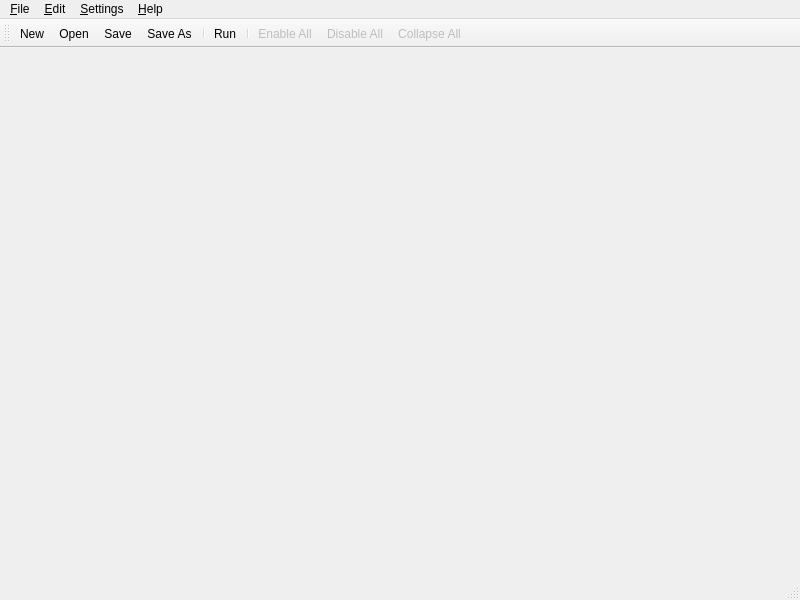
<?xml version="1.0" encoding="UTF-8"?>
<ui version="4.0">
 <class>MainWindow</class>
 <widget class="QMainWindow" name="MainWindow">
  <property name="geometry">
   <rect>
    <x>0</x>
    <y>0</y>
    <width>800</width>
    <height>600</height>
   </rect>
  </property>
  <property name="windowTitle">
   <string>GROOPS</string>
  </property>
  <property name="windowIcon">
   <iconset resource="../resources/icons.qrc">
    <normaloff>:/icons/scalable/groops.svg</normaloff>:/icons/scalable/groops.svg</iconset>
  </property>
  <widget class="QWidget" name="centralWidget"/>
  <widget class="QMenuBar" name="menuBar">
   <property name="geometry">
    <rect>
     <x>0</x>
     <y>0</y>
     <width>800</width>
     <height>20</height>
    </rect>
   </property>
   <widget class="QMenu" name="menuFile">
    <property name="title">
     <string>&amp;File</string>
    </property>
    <addaction name="fileNewAction"/>
    <addaction name="fileOpenAction"/>
    <addaction name="fileReOpenAction"/>
    <addaction name="fileOpenRecentAction"/>
    <addaction name="fileShowInManagerAction"/>
    <addaction name="separator"/>
    <addaction name="fileSaveAction"/>
    <addaction name="fileSaveAsAction"/>
    <addaction name="separator"/>
    <addaction name="fileRunAction"/>
    <addaction name="separator"/>
    <addaction name="fileCloseAction"/>
    <addaction name="fileCloseOtherAction"/>
    <addaction name="fileExitAction"/>
   </widget>
   <widget class="QMenu" name="menuEdit">
    <property name="title">
     <string>&amp;Edit</string>
    </property>
    <addaction name="separator"/>
    <addaction name="editCutAction"/>
    <addaction name="editCopyAction"/>
    <addaction name="editPasteAction"/>
    <addaction name="editPasteOverwriteAction"/>
    <addaction name="separator"/>
    <addaction name="editFindReplaceAction"/>
    <addaction name="editCollapseAllAction"/>
    <addaction name="separator"/>
    <addaction name="editAddAction"/>
    <addaction name="editRemoveAction"/>
    <addaction name="separator"/>
    <addaction name="editSetGlobalAction"/>
    <addaction name="separator"/>
    <addaction name="editSetLoopAction"/>
    <addaction name="editRemoveLoopAction"/>
    <addaction name="editSetConditionAction"/>
    <addaction name="editRemoveConditionAction"/>
    <addaction name="separator"/>
    <addaction name="editEnabledAction"/>
    <addaction name="editEnableAllAction"/>
    <addaction name="editDisableAllAction"/>
    <addaction name="separator"/>
    <addaction name="editRenameAction"/>
    <addaction name="editUpdateNameAction"/>
    <addaction name="editCommentAction"/>
    <addaction name="editOpenExternallyAction"/>
   </widget>
   <widget class="QMenu" name="menuSettings">
    <property name="title">
     <string>&amp;Settings</string>
    </property>
    <addaction name="settingsCommandAction"/>
    <addaction name="settingsPathAction"/>
    <addaction name="settingsFontAction"/>
   </widget>
   <widget class="QMenu" name="menuHelp">
    <property name="title">
     <string>&amp;Help</string>
    </property>
    <addaction name="helpShowDescriptionsAction"/>
    <addaction name="helpShowResultsAction"/>
    <addaction name="separator"/>
    <addaction name="helpOpenDocumentationAction"/>
    <addaction name="separator"/>
    <addaction name="helpAboutAction"/>
   </widget>
   <addaction name="menuFile"/>
   <addaction name="menuEdit"/>
   <addaction name="menuSettings"/>
   <addaction name="menuHelp"/>
  </widget>
  <widget class="QToolBar" name="mainToolBar">
   <property name="sizePolicy">
    <sizepolicy hsizetype="Preferred" vsizetype="Preferred">
     <horstretch>0</horstretch>
     <verstretch>0</verstretch>
    </sizepolicy>
   </property>
   <attribute name="toolBarArea">
    <enum>TopToolBarArea</enum>
   </attribute>
   <attribute name="toolBarBreak">
    <bool>false</bool>
   </attribute>
   <addaction name="fileNewAction"/>
   <addaction name="fileOpenAction"/>
   <addaction name="fileSaveAction"/>
   <addaction name="fileSaveAsAction"/>
   <addaction name="separator"/>
   <addaction name="fileRunAction"/>
   <addaction name="separator"/>
   <addaction name="editEnableAllAction"/>
   <addaction name="editDisableAllAction"/>
   <addaction name="editCollapseAllAction"/>
  </widget>
  <widget class="QStatusBar" name="statusBar"/>
  <action name="fileNewAction">
   <property name="icon">
    <iconset resource="../resources/icons.qrc">
     <normaloff>:/icons/scalable/document-new.svg</normaloff>:/icons/scalable/document-new.svg</iconset>
   </property>
   <property name="text">
    <string>New</string>
   </property>
   <property name="shortcut">
    <string>Ctrl+N</string>
   </property>
  </action>
  <action name="fileOpenAction">
   <property name="icon">
    <iconset resource="../resources/icons.qrc">
     <normaloff>:/icons/scalable/document-open.svg</normaloff>:/icons/scalable/document-open.svg</iconset>
   </property>
   <property name="text">
    <string>Open ...</string>
   </property>
   <property name="shortcut">
    <string>Ctrl+O</string>
   </property>
  </action>
  <action name="fileOpenRecentAction">
   <property name="icon">
    <iconset resource="../resources/icons.qrc">
     <normaloff>:/icons/scalable/document-open-recent.svg</normaloff>:/icons/scalable/document-open-recent.svg</iconset>
   </property>
   <property name="text">
    <string>Open Recent</string>
   </property>
   <property name="toolTip">
    <string>Open Recent</string>
   </property>
  </action>
  <action name="fileSaveAction">
   <property name="icon">
    <iconset resource="../resources/icons.qrc">
     <normaloff>:/icons/scalable/document-save.svg</normaloff>:/icons/scalable/document-save.svg</iconset>
   </property>
   <property name="text">
    <string>Save</string>
   </property>
   <property name="shortcut">
    <string>Ctrl+S</string>
   </property>
  </action>
  <action name="fileSaveAsAction">
   <property name="icon">
    <iconset resource="../resources/icons.qrc">
     <normaloff>:/icons/scalable/document-save-as.svg</normaloff>:/icons/scalable/document-save-as.svg</iconset>
   </property>
   <property name="text">
    <string>Save As ...</string>
   </property>
   <property name="toolTip">
    <string>Save As</string>
   </property>
  </action>
  <action name="fileReOpenAction">
   <property name="icon">
    <iconset resource="../resources/icons.qrc">
     <normaloff>:/icons/scalable/view-refresh.svg</normaloff>:/icons/scalable/view-refresh.svg</iconset>
   </property>
   <property name="text">
    <string>Reopen</string>
   </property>
   <property name="shortcut">
    <string>F5</string>
   </property>
  </action>
  <action name="fileRunAction">
   <property name="icon">
    <iconset resource="../resources/icons.qrc">
     <normaloff>:/icons/scalable/run.svg</normaloff>:/icons/scalable/run.svg</iconset>
   </property>
   <property name="text">
    <string>Run ...</string>
   </property>
   <property name="shortcut">
    <string>Ctrl+R</string>
   </property>
  </action>
  <action name="fileCloseAction">
   <property name="icon">
    <iconset resource="../resources/icons.qrc">
     <normaloff>:/icons/scalable/edit-delete.svg</normaloff>:/icons/scalable/edit-delete.svg</iconset>
   </property>
   <property name="text">
    <string>Close File</string>
   </property>
   <property name="shortcut">
    <string>Ctrl+W</string>
   </property>
  </action>
  <action name="fileExitAction">
   <property name="icon">
    <iconset resource="../resources/icons.qrc">
     <normaloff>:/icons/scalable/application-exit.svg</normaloff>:/icons/scalable/application-exit.svg</iconset>
   </property>
   <property name="text">
    <string>Quit</string>
   </property>
   <property name="shortcut">
    <string>Ctrl+Q</string>
   </property>
  </action>
  <action name="editCutAction">
   <property name="enabled">
    <bool>false</bool>
   </property>
   <property name="icon">
    <iconset resource="../resources/icons.qrc">
     <normaloff>:/icons/scalable/edit-cut.svg</normaloff>:/icons/scalable/edit-cut.svg</iconset>
   </property>
   <property name="text">
    <string>Cut</string>
   </property>
   <property name="shortcut">
    <string>Ctrl+X</string>
   </property>
  </action>
  <action name="editCopyAction">
   <property name="enabled">
    <bool>false</bool>
   </property>
   <property name="icon">
    <iconset resource="../resources/icons.qrc">
     <normaloff>:/icons/scalable/edit-copy.svg</normaloff>:/icons/scalable/edit-copy.svg</iconset>
   </property>
   <property name="text">
    <string>Copy</string>
   </property>
   <property name="shortcut">
    <string>Ctrl+C</string>
   </property>
  </action>
  <action name="editPasteAction">
   <property name="enabled">
    <bool>false</bool>
   </property>
   <property name="icon">
    <iconset resource="../resources/icons.qrc">
     <normaloff>:/icons/scalable/edit-paste.svg</normaloff>:/icons/scalable/edit-paste.svg</iconset>
   </property>
   <property name="text">
    <string>Paste</string>
   </property>
   <property name="shortcut">
    <string>Ctrl+V</string>
   </property>
  </action>
  <action name="editPasteOverwriteAction">
   <property name="enabled">
    <bool>false</bool>
   </property>
   <property name="icon">
    <iconset resource="../resources/icons.qrc">
     <normaloff>:/icons/scalable/edit-paste.svg</normaloff>:/icons/scalable/edit-paste.svg</iconset>
   </property>
   <property name="text">
    <string>Paste (Overwrite)</string>
   </property>
   <property name="shortcut">
    <string>Ctrl+Shift+V</string>
   </property>
  </action>
  <action name="editFindReplaceAction">
   <property name="icon">
    <iconset resource="../resources/icons.qrc">
     <normaloff>:/icons/scalable/edit-find-replace.svg</normaloff>:/icons/scalable/edit-find-replace.svg</iconset>
   </property>
   <property name="text">
    <string>Find/Replace</string>
   </property>
   <property name="shortcut">
    <string>Ctrl+F</string>
   </property>
  </action>
  <action name="editAddAction">
   <property name="enabled">
    <bool>false</bool>
   </property>
   <property name="icon">
    <iconset resource="../resources/icons.qrc">
     <normaloff>:/icons/scalable/edit-add.svg</normaloff>:/icons/scalable/edit-add.svg</iconset>
   </property>
   <property name="text">
    <string>Add</string>
   </property>
   <property name="shortcut">
    <string>Ctrl++</string>
   </property>
  </action>
  <action name="editRemoveAction">
   <property name="enabled">
    <bool>false</bool>
   </property>
   <property name="icon">
    <iconset resource="../resources/icons.qrc">
     <normaloff>:/icons/scalable/edit-delete.svg</normaloff>:/icons/scalable/edit-delete.svg</iconset>
   </property>
   <property name="text">
    <string>Delete ...</string>
   </property>
   <property name="shortcut">
    <string>Ctrl+-</string>
   </property>
  </action>
  <action name="editSetGlobalAction">
   <property name="enabled">
    <bool>false</bool>
   </property>
   <property name="icon">
    <iconset resource="../resources/icons.qrc">
     <normaloff>:/icons/scalable/link.svg</normaloff>:/icons/scalable/link.svg</iconset>
   </property>
   <property name="text">
    <string>Set Global ...</string>
   </property>
   <property name="toolTip">
    <string>Set Global</string>
   </property>
   <property name="shortcut">
    <string>Ctrl+G</string>
   </property>
  </action>
  <action name="editEnabledAction">
   <property name="checkable">
    <bool>true</bool>
   </property>
   <property name="checked">
    <bool>true</bool>
   </property>
   <property name="enabled">
    <bool>false</bool>
   </property>
   <property name="text">
    <string>Enabled</string>
   </property>
   <property name="shortcut">
    <string>Ctrl+E</string>
   </property>
  </action>
  <action name="editCommentAction">
   <property name="enabled">
    <bool>false</bool>
   </property>
   <property name="icon">
    <iconset resource="../resources/icons.qrc">
     <normaloff>:/icons/scalable/edit-comment.svg</normaloff>:/icons/scalable/edit-comment.svg</iconset>
   </property>
   <property name="text">
    <string>Edit Comment</string>
   </property>
   <property name="shortcut">
    <string>F4</string>
   </property>
  </action>
  <action name="settingsCommandAction">
   <property name="icon">
    <iconset resource="../resources/icons.qrc">
     <normaloff>:/icons/scalable/settings.svg</normaloff>:/icons/scalable/settings.svg</iconset>
   </property>
   <property name="text">
    <string>Commands ...</string>
   </property>
  </action>
  <action name="settingsPathAction">
   <property name="icon">
    <iconset resource="../resources/icons.qrc">
     <normaloff>:/icons/scalable/settings.svg</normaloff>:/icons/scalable/settings.svg</iconset>
   </property>
   <property name="text">
    <string>Default Paths and Files ...</string>
   </property>
   <property name="toolTip">
    <string>Default Paths and Files</string>
   </property>
  </action>
  <action name="settingsFontAction">
   <property name="enabled">
    <bool>false</bool>
   </property>
   <property name="icon">
    <iconset resource="../resources/icons.qrc">
     <normaloff>:/icons/scalable/settings.svg</normaloff>:/icons/scalable/settings.svg</iconset>
   </property>
   <property name="text">
    <string>Font</string>
   </property>
   <property name="visible">
    <bool>false</bool>
   </property>
  </action>
  <action name="helpShowDescriptionsAction">
   <property name="checkable">
    <bool>true</bool>
   </property>
   <property name="checked">
    <bool>true</bool>
   </property>
   <property name="icon">
    <iconset resource="../resources/icons.qrc">
     <normaloff>:/icons/scalable/help-contents.svg</normaloff>:/icons/scalable/help-contents.svg</iconset>
   </property>
   <property name="text">
    <string>Show Descriptions</string>
   </property>
  </action>
  <action name="helpShowResultsAction">
   <property name="checkable">
    <bool>true</bool>
   </property>
   <property name="checked">
    <bool>true</bool>
   </property>
   <property name="icon">
    <iconset resource="../resources/icons.qrc">
     <normaloff>:/icons/scalable/help-contents.svg</normaloff>:/icons/scalable/help-contents.svg</iconset>
   </property>
   <property name="text">
    <string>Show Results of Links/Expressions</string>
   </property>
   <property name="toolTip">
    <string>Show Results of Links/Expressions</string>
   </property>
  </action>
  <action name="helpAboutAction">
   <property name="icon">
    <iconset resource="../resources/icons.qrc">
     <normaloff>:/icons/scalable/help-about.svg</normaloff>:/icons/scalable/help-about.svg</iconset>
   </property>
   <property name="text">
    <string>About ...</string>
   </property>
  </action>
  <action name="editRenameAction">
   <property name="enabled">
    <bool>false</bool>
   </property>
   <property name="icon">
    <iconset resource="../resources/icons.qrc">
     <normaloff>:/icons/scalable/edit-rename.svg</normaloff>:/icons/scalable/edit-rename.svg</iconset>
   </property>
   <property name="text">
    <string>Rename ...</string>
   </property>
   <property name="shortcut">
    <string>F2</string>
   </property>
  </action>
  <action name="editSetLoopAction">
   <property name="enabled">
    <bool>false</bool>
   </property>
   <property name="icon">
    <iconset resource="../resources/icons.qrc">
     <normaloff>:/icons/scalable/loop-set.svg</normaloff>:/icons/scalable/loop-set.svg</iconset>
   </property>
   <property name="text">
    <string>Set Loop ...</string>
   </property>
   <property name="toolTip">
    <string>Set Loop</string>
   </property>
   <property name="shortcut">
    <string>Ctrl+L</string>
   </property>
  </action>
  <action name="editRemoveLoopAction">
   <property name="enabled">
    <bool>false</bool>
   </property>
   <property name="icon">
    <iconset resource="../resources/icons.qrc">
     <normaloff>:/icons/scalable/loop-remove.svg</normaloff>:/icons/scalable/loop-remove.svg</iconset>
   </property>
   <property name="text">
    <string>Remove Loop</string>
   </property>
   <property name="toolTip">
    <string>Remove Loop</string>
   </property>
   <property name="shortcut">
    <string>Ctrl+Shift+L</string>
   </property>
  </action>
  <action name="editEnableAllAction">
   <property name="enabled">
    <bool>false</bool>
   </property>
   <property name="icon">
    <iconset resource="../resources/icons.qrc">
     <normaloff>:/icons/scalable/edit-enable.svg</normaloff>:/icons/scalable/edit-enable.svg</iconset>
   </property>
   <property name="text">
    <string>Enable All</string>
   </property>
   <property name="toolTip">
    <string>Enable All Top-Level Programs</string>
   </property>
   <property name="shortcut">
    <string>Ctrl+Shift+E</string>
   </property>
  </action>
  <action name="editDisableAllAction">
   <property name="enabled">
    <bool>false</bool>
   </property>
   <property name="icon">
    <iconset resource="../resources/icons.qrc">
     <normaloff>:/icons/scalable/edit-disable.svg</normaloff>:/icons/scalable/edit-disable.svg</iconset>
   </property>
   <property name="text">
    <string>Disable All</string>
   </property>
   <property name="toolTip">
    <string>Disable All Top-Level Programs</string>
   </property>
   <property name="shortcut">
    <string>Ctrl+Shift+D</string>
   </property>
  </action>
  <action name="editCollapseAllAction">
   <property name="enabled">
    <bool>false</bool>
   </property>
   <property name="icon">
    <iconset resource="../resources/icons.qrc">
     <normaloff>:/icons/scalable/document-collapse.svg</normaloff>:/icons/scalable/document-collapse.svg</iconset>
   </property>
   <property name="text">
    <string>Collapse All</string>
   </property>
   <property name="toolTip">
    <string>Collapse All Elements</string>
   </property>
  </action>
  <action name="helpOpenDocumentationAction">
   <property name="icon">
    <iconset resource="../resources/icons.qrc">
     <normaloff>:/icons/scalable/help-contents.svg</normaloff>:/icons/scalable/help-contents.svg</iconset>
   </property>
   <property name="text">
    <string>Open Documentation</string>
   </property>
   <property name="toolTip">
    <string>Open Documentation in External Browser</string>
   </property>
   <property name="shortcut">
    <string>F1</string>
   </property>
  </action>
  <action name="editSetConditionAction">
   <property name="enabled">
    <bool>false</bool>
   </property>
   <property name="icon">
    <iconset resource="../resources/icons.qrc">
     <normaloff>:/icons/scalable/condition-set.svg</normaloff>:/icons/scalable/condition-set.svg</iconset>
   </property>
   <property name="text">
    <string>Set Condition ...</string>
   </property>
   <property name="toolTip">
    <string>Set Condition</string>
   </property>
   <property name="shortcut">
    <string>Ctrl+K</string>
   </property>
  </action>
  <action name="editRemoveConditionAction">
   <property name="enabled">
    <bool>false</bool>
   </property>
   <property name="icon">
    <iconset resource="../resources/icons.qrc">
     <normaloff>:/icons/scalable/condition-remove.svg</normaloff>:/icons/scalable/condition-remove.svg</iconset>
   </property>
   <property name="text">
    <string>Remove Condition</string>
   </property>
   <property name="toolTip">
    <string>Remove Condition</string>
   </property>
   <property name="shortcut">
    <string>Ctrl+Shift+K</string>
   </property>
  </action>
  <action name="fileCloseOtherAction">
   <property name="icon">
    <iconset resource="../resources/icons.qrc">
     <normaloff>:/icons/scalable/edit-delete.svg</normaloff>:/icons/scalable/edit-delete.svg</iconset>
   </property>
   <property name="text">
    <string>Close Other Files</string>
   </property>
   <property name="shortcut">
    <string>Ctrl+Shift+W</string>
   </property>
  </action>
  <action name="editOpenExternallyAction">
   <property name="enabled">
    <bool>false</bool>
   </property>
   <property name="icon">
    <iconset resource="../resources/icons.qrc">
     <normaloff>:/icons/scalable/open-externally.svg</normaloff>:/icons/scalable/open-externally.svg</iconset>
   </property>
   <property name="text">
    <string>Open Externally</string>
   </property>
  </action>
  <action name="fileShowInManagerAction">
   <property name="icon">
    <iconset resource="../resources/icons.qrc">
     <normaloff>:/icons/scalable/open-externally.svg</normaloff>:/icons/scalable/open-externally.svg</iconset>
   </property>
   <property name="text">
    <string>Show in File Manager</string>
   </property>
  </action>
  <action name="editUpdateNameAction">
   <property name="enabled">
    <bool>false</bool>
   </property>
   <property name="icon">
    <iconset resource="../resources/icons.qrc">
     <normaloff>:/icons/scalable/edit-rename.svg</normaloff>:/icons/scalable/edit-rename.svg</iconset>
   </property>
   <property name="text">
    <string>Update Name</string>
   </property>
   <property name="toolTip">
    <string>Update name in case the element has been renamed in the schema</string>
   </property>
  </action>
 </widget>
 <layoutdefault spacing="6" margin="11"/>
 <resources>
  <include location="../resources/icons.qrc"/>
 </resources>
 <connections/>
</ui>
